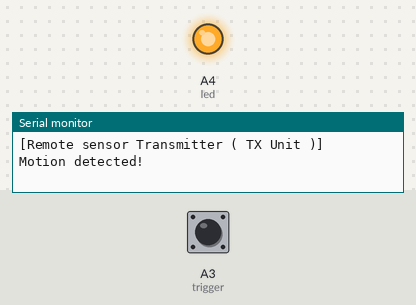
This sketch was run on a simulated Arduino Uno, built for the host (arithmetic inside an expression is 32-bit, double 64-bit). Parts: output pins drawn as LEDs (lit = HIGH), the last lines printed to the serial monitor. The inputs (shaded band) are chosen by the test bench; at power-on: A3 (trigger) HIGH.

Above: at 1.8 s.
1.9 s: A3 (trigger) pulled LOW for 0.15 s
At 2.2 s:
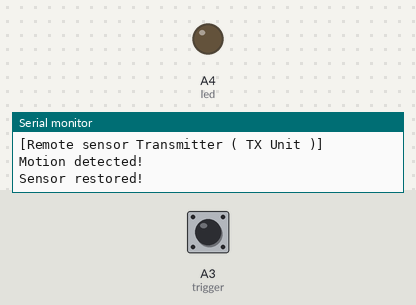
4.4 s: A3 (trigger) pulled LOW for 3.2 s
At 9.0 s:
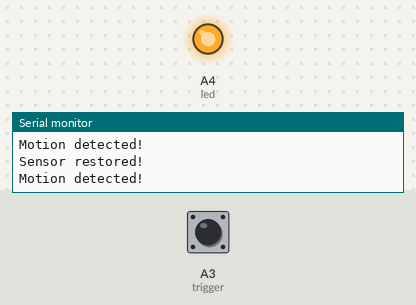
Timing chart, 0 to 10.5 s (numbered marks = the images above; inputs shaded):
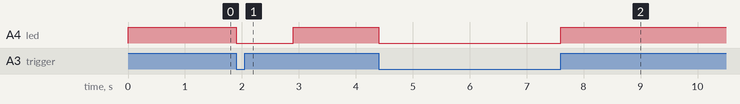

The sketch:

TX.ino
```cpp
/*
 * RemoteSensorTX [Transmission Unit]
 * Hardware: Arduino Uno + Ethernet shield Enc28J60
 * @author: Vanderlei Mendes
 * Project to solve a problem of my friend Gustavo (Só Portões)
 *
 * This is the Client part wich is intended to
 * be used with another Arduino Uno + ENC28J60 as a server/receptor
 *
 * When connected to a N.C. alarm sensor, it can send the same status open/close to the remote
 * Unit over Local Area Network (LAN) to an alarm system
 * It's even possible send over WAN if you make the forwarding rule in your router
 *
 * Note: No Security authentication layer is provided in this project.
 * Use as it is only for test purposes
 */

#include <EtherCard.h>

#define led A4
#define trigger A3

boolean motionCondition = true;
boolean restoreCondition = false;

// ethernet interface mac address, must be unique on the LAN
static byte mymac[] = { 0x74,0x68,0x69,0x2D,0x30,0x31 };

byte Ethernet::buffer[700];

const char website[] PROGMEM = "ardudoor.free.beeceptor.com"; //MOCKING SERVER FOR TESTS

// called when the client request is complete
static void my_callback (byte status, word off, word len) {
  Serial.println(">>>");
  Ethernet::buffer[off+300] = 0;
  String response;

  response = String((char*) Ethernet::buffer + off);
  Serial.println(response);

  checkRemote(response);
  //Serial.println("...");
}

static void checkRemote(String resp){
  if(resp.substring(9,12) == "200"){
    Serial.println("## COMMAND SUCCESSFUL PERFOMED ON REMOTE DEVICE ##");
  }
  else{
    Serial.println("## BAD REQUEST OR NO RESPONSE FROM REMOTE DEVICE  ##");
    //blink a red led in case of a bad request
  }
}

void setup () {

  Serial.begin(57600);
  Serial.println(F("\n[Remote sensor Transmitter ( TX Unit )]"));

  // Change 'SS' to your Slave Select pin, if you arn't using the default pin
  if (ether.begin(sizeof Ethernet::buffer, mymac, SS) == 0)
    Serial.println(F("Failed to access Ethernet controller"));
  if (!ether.dhcpSetup())
    Serial.println(F("DHCP failed"));

  ether.printIp("IP:  ", ether.myip);
  ether.printIp("Gateway:  ", ether.gwip);
  ether.printIp("DNS server: ", ether.dnsip);


  //REMOTE IP ADDRESS
  byte hisip[] = { 192,168,25,49 };
  ether.copyIp(ether.hisip, hisip);
  //-------------------------------

//--------------- BLOCK USED ONLY WHEN YOU NEED TO REQUEST BY DNS --------------
// #if 1
//   // use DNS to resolve the website's IP address
//   if (!ether.dnsLookup(website))
//     Serial.println("DNS failed");
// #elif 2
//   // if website is a string containing an IP address instead of a domain name,
//   // then use it directly. Note: the string can not be in PROGMEM.
//   char websiteIP[] = "192.168.1.1";
//   ether.parseIp(ether.hisip, websiteIP);
// #else
//   // or provide a numeric IP address instead of a string
//   byte hisip[] = { 192,168,1,1 };
//   ether.copyIp(ether.hisip, hisip);
// #endif
//----------------------------------------------------------

  ether.printIp("Server IP: ", ether.hisip);

  pinMode(trigger, INPUT_PULLUP);
  pinMode(led, OUTPUT);
  digitalWrite(led, LOW);
}

void loop () {

  ether.packetLoop(ether.packetReceive());
  if(motionCondition == true){
    if(digitalRead(trigger) == HIGH){
      //REQUEST HERE
      ether.browseUrl(PSTR("/"), "?txrelay=opened", website, my_callback);
      //END OF REQUEST
      digitalWrite(led, HIGH);
      Serial.println("Motion detected!");
      delay(1000);
      restoreCondition = true;
      motionCondition = false;
    }
  }

  if(restoreCondition == true){
    if(digitalRead(trigger) == LOW){
      //REQUEST HERE
      ether.browseUrl(PSTR("/"), "?txrelay=closed", website, my_callback);
      //END OF REQUEST
      digitalWrite(led, LOW);
      Serial.println("Sensor restored!");
      delay(1000);
      restoreCondition = false;
      motionCondition = true;
    }
  }
}
```

Measured:
- after the input at 1.9 s, A4 (led): HIGH → LOW at once, → HIGH 1.0 s later
- after the input at 4.4 s, A4 (led): HIGH → LOW at once, → HIGH 3.2 s later
